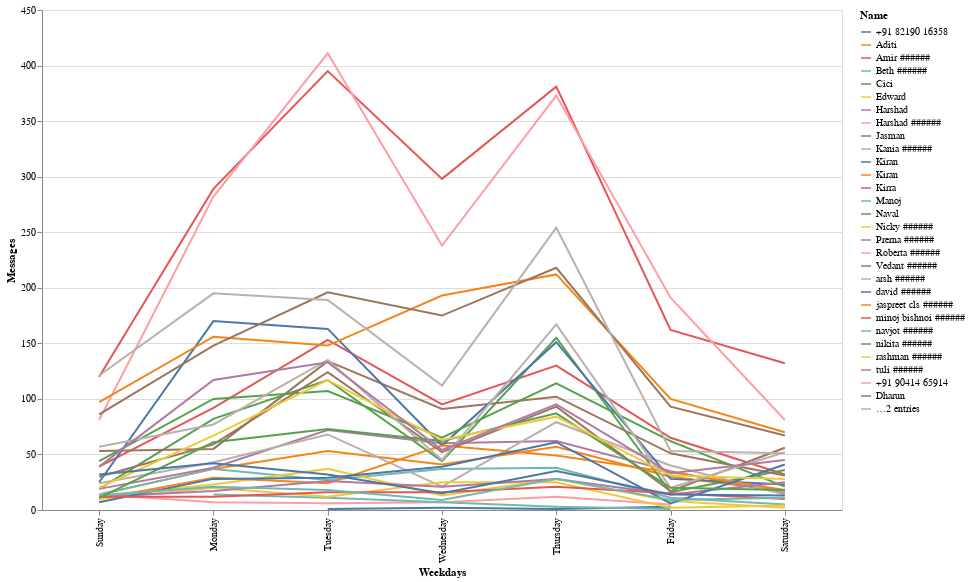

Notebook cell for this chart:
### Markdown cell above
# Which day i spend more time on study group

### Code cell
# Creating a new data frame which has total message count for every week 
df2=pd.DataFrame(data1["Messages"].groupby([data1.Name,data1.Weekdays]).count())
df2.reset_index(inplace=True)

# Binding Values for our dropdown 
input_dropdown = alt.binding_select(options=list(set(df2.Name.unique())))

#Selection 
selected_points = alt.selection_single(fields=['Name'], bind=input_dropdown, name='Select')

#Color 
color = alt.condition(selected_points,
alt.Color('Name:N'),
alt.value('transparent'))

#Define Chart 
alt.Chart(df2, width=800, height=500).mark_line().encode(
x=alt.X('Weekdays',sort=sorter ),
y='Messages',
color=color,
tooltip='Messages'
).add_selection(selected_points)

### Figure 1 — Vega-Lite specification as saved in the notebook (floating-point values rounded to 4 significant figures; data arrays with more than 128 entries replaced by an {"elided": "..."} marker saying what was removed)
{"config": {"view": {"continuousWidth": 400, "continuousHeight": 300}}, "data": {"name": "data-db54e93b18b85fd43fcf8271851a1145"}, "mark": "line", "encoding": {"color": {"condition": {"type": "nominal", "field": "Name", "selection": "Select"}, "value": "transparent"}, "tooltip": {"type": "quantitative", "field": "Messages"}, "x": {"type": "nominal", "field": "Weekdays", "sort": ["Sunday", "Monday", "Tuesday", "Wednesday", "Thursday", "Friday", "Saturday"]}, "y": {"type": "quantitative", "field": "Messages"}}, "height": 500, "selection": {"Select": {"type": "single", "fields": ["Name"], "bind": {"input": "select", "options": [" Kiran ", " Kiran", " Edward", " minoj bishnoi ######", "Vivek", " Beth ######", " Prerna ######", " david ######", " Vedant ######", " Manoj", " rashman ######", "Dharun", " Amir ######", "+91 90414 65914", " Naval", " nikita ######", " jaspreet cls ######", " Aditi", " Harshad ######", " navjot ######", " Kania ######", " Kirra", " arsh ######", " Jasman", " tuli ######", " Nicky ######", "Vasu", " Cici", " Harshad", " +91 82190 16358", " Roberta ######"]}}}, "width": 800, "$schema": "https://vega.github.io/schema/vega-lite/v4.8.1.json", "datasets": {"data-db54e93b18b85fd43fcf8271851a1145": {"elided": "204 records"}}}
